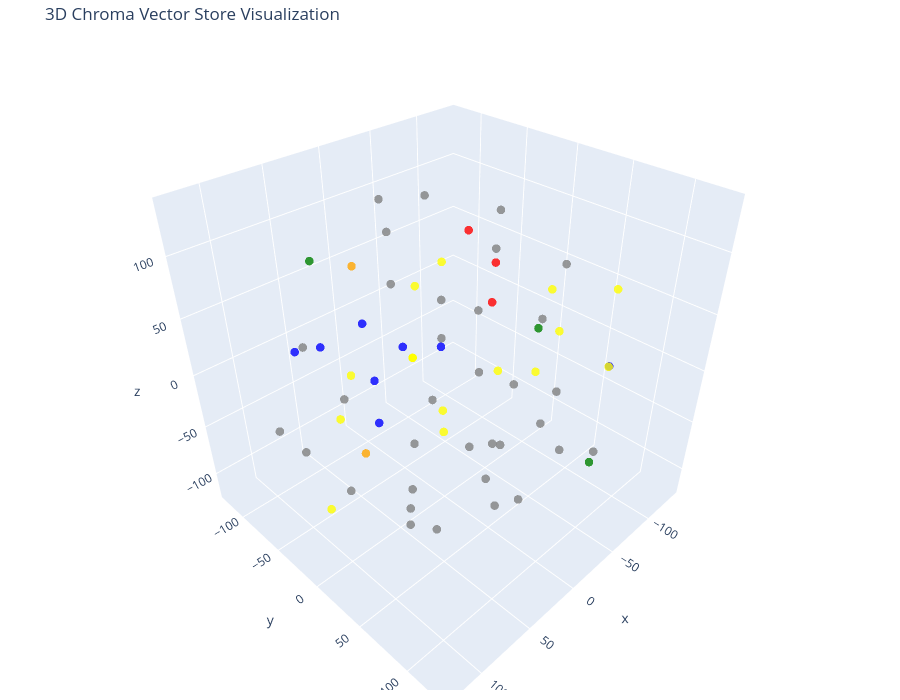

Notebook cell for this chart:
### Markdown cell above
### 📈 Step 21: Visualize Embeddings in 2D

**What this does:**
1. Reduces high-dimensional vectors to 2D using t-SNE
2. Creates interactive scatter plot colored by document type
3. Hover shows type + text preview

**Why it matters:**
- Validates embedding quality visually
- Similar chunks should cluster together
- Helps debug retrieval issues

### Code cell
tsne = TSNE(n_components=3, random_state=42)
reduced_vectors = tsne.fit_transform(vectors)

# Create the 3D scatter plot
fig = go.Figure(data=[go.Scatter3d(
    x=reduced_vectors[:, 0],
    y=reduced_vectors[:, 1],
    z=reduced_vectors[:, 2],
    mode='markers',
    marker=dict(size=5, color=colors, opacity=0.8),
    text=[f"Type: {t}<br>Text: {d[:100]}..." for t, d in zip(doc_types, documents)],
    hoverinfo='text'
)])

fig.update_layout(
    title='3D Chroma Vector Store Visualization',
    scene=dict(xaxis_title='x', yaxis_title='y', zaxis_title='z'),
    width=900,
    height=700,
    margin=dict(r=10, b=10, l=10, t=40)
)

fig.show()

### Figure 1 — Plotly figure (JSON) as saved in the notebook; plotly's stock layout.template omitted (floating-point values rounded to 4 significant figures)
{"data": [{"hoverinfo": "text", "marker": {"color": ["gray", "gray", "gray", "gray", "gray", "gray", "gray", "gray", "gray", "gray", "gray", "gray", "gray", "blue", "blue", "blue", "blue", "blue", "blue", "blue", "blue", "green", "green", "green", "red", "red", "red", "red", "red", "orange", "orange", "gray", "gray", "gray", "gray", "gray", "gray", "gray", "gray", "gray", "gray", "gray", "gray", "gray", "gray", "gray", "gray", "gray", "gray", "gray", "gray", "gray", "yellow", "yellow", "yellow", "yellow", "yellow", "yellow", "yellow", "yellow", "yellow", "yellow", "yellow", "yellow", "yellow", "yellow", "yellow", "yellow", "yellow", "yellow"], "opacity": 0.8, "size": 5}, "mode": "markers", "text": ["Type: certification<br>Text: Certification Overview\n\nThis section provides an overview of the individual's certifications, includ...", "Type: certification<br>Text: CERT-01: Data Science Certification\n\nThis certification covers core competencies in machine learning...", "Type: certification<br>Text: Core Competencies - CERT-01\n\nThis section highlights the individual's core competencies in machine l...", "Type: certification<br>Text: Practical Implementation - CERT-01\n\nThis section describes the individual's practical implementation...", "Type: certification<br>Text: CERT-02: Computer Vision Specialization\n\nThis certification covers core competencies in computer vis...", "Type: certification<br>Text: Core Competencies - CERT-02\n\nThis section highlights the individual's core competencies in computer ...", "Type: certification<br>Text: Practical Implementation - CERT-02\n\nThis section describes the individual's practical implementation...", "Type: certification<br>Text: CERT-03: Large Language Models Specialization\n\nThis certification covers core competencies in large ...", "Type: certification<br>Text: Core Competencies - CERT-03\n\nThis section highlights the individual's core competencies in large lan...", "Type: certification<br>Text: Practical Implementation - CERT-03\n\nThis section describes the individual's practical implementation...", "Type: certification<br>Text: CERT-04: MLOps Engineering\n\nThis certification covers core competencies in MLOps engineering, includ...", "Type: certification<br>Text: Core Competencies - CERT-04\n\nThis section highlights the individual's core competencies in MLOps eng...", "Type: certification<br>Text: Practical Implementation - CERT-04\n\nThis section describes the individual's practical implementation...", "Type: cv<br>Text: Professional Summary\n\nAhmed Pasha is an AI/ML Engineer with 1 year of professional experience specia...", "Type: cv<br>Text: Contact Information\n\nAhmed's contact information includes his email address, phone number, location,...", "Type: cv<br>Text: Work Experience\n\nAhmed has 1 year of experience as an AI/ML Engineer at Pavaman Technologies, specia...", "Type: cv<br>Text: Experience ID: EXP-01\n\nAhmed's role at Pavaman Technologies involves working on early plant disease ...", "Type: cv<br>Text: Programming Skills\n\nAhmed is proficient in Python for backend development, machine learning model bu...", "Type: cv<br>Text: Machine Learning & Deep Learning\n\nAhmed has hands-on experience in Convolutional Neural Networks (CN...", "Type: cv<br>Text: Tools & Frameworks\n\nAhmed has worked extensively with Streamlit, Flask, MongoDB, Git, ArcGIS, and ot...", "Type: cv<br>Text: Availability\n\nAhmed is seeking full-time or project-based opportunities in AI, ML, Computer Vision, ...", "Type: education<br>Text: Education Background - Bachelor of Computer Applications (BCA)\n\nOverview of the individual's Bachelo...", "Type: education<br>Text: Education Background - Diploma in Civil Engineering\n\nDetailed information about the individual's Dip...", "Type: education<br>Text: Education Background - General Information\n\n\n\n---...", "Type: goals<br>Text: Short-Term Goals (0–1 Year)\n\nThis section outlines short-term goals within a one-year timeframe, foc...", "Type: goals<br>Text: Mid-Term Goals (1–3 Years)\n\nThis section outlines mid-term goals within a three-year timeframe, focu...", "Type: goals<br>Text: Long-Term Goals (3–5 Years)\n\nThis section outlines long-term goals within a five-year timeframe, foc...", "Type: goals<br>Text: \n\n\n\n...", "Type: goals<br>Text: \n\n\n\n...", "Type: partime<br>Text: Bachelor Money Tracking Application Overview\n\nThis is a group expense management platform designed t...", "Type: partime<br>Text: Product Vision\n\nThe system eliminates confusion around expense ownership, expense splitting logic, o...", "Type: projects<br>Text: Total Projects Completed\n\nThis section displays the total number of projects completed by the indivi...", "Type: projects<br>Text: Project ID: PROJ-01\n\nThis section provides information about the first project, including its title,...", "Type: projects<br>Text: Overview of Project PROJ-01\n\nThis section provides an overview of the first project, describing its ...", "Type: projects<br>Text: Technology Stack for Project PROJ-01\n\nThis section lists the key technologies used in the first proj...", "Type: projects<br>Text: Core Responsibilities of Project PROJ-01\n\nThis section describes the core responsibilities involved ...", "Type: projects<br>Text: Key Achievements of Project PROJ-01\n\nThis section highlights the key achievements of the first proje...", "Type: projects<br>Text: Project ID: PROJ-02\n\nThis section provides information about the second project, including its title...", "Type: projects<br>Text: Overview of Project PROJ-02\n\nThis section provides an overview of the second project, describing its...", "Type: projects<br>Text: Technology Stack for Project PROJ-02\n\nThis section lists the key technologies used in the second pro...", "Type: projects<br>Text: Core Responsibilities of Project PROJ-02\n\nThis section describes the core responsibilities involved ...", "Type: projects<br>Text: Key Achievements of Project PROJ-02\n\nThis section highlights the key achievements of the second proj...", "Type: projects<br>Text: Project ID: PROJ-03\n\nThis section provides information about the third project, including its title,...", "Type: projects<br>Text: Overview of Project PROJ-03\n\nThis section provides an overview of the third project, describing its ...", "Type: projects<br>Text: Technology Stack for Project PROJ-03\n\nThis section lists the key technologies used in the third proj...", "Type: projects<br>Text: Core Responsibilities of Project PROJ-03\n\nThis section describes the core responsibilities involved ...", "Type: projects<br>Text: Key Achievements of Project PROJ-03\n\nThis section highlights the key achievements of the third proje...", "Type: projects<br>Text: Project ID: PROJ-04\n\nThis section provides information about the fourth project, including its title...", "Type: projects<br>Text: Overview of Project PROJ-04\n\nThis section provides an overview of the fourth project, describing its...", "Type: projects<br>Text: Technology Stack for Project PROJ-04\n\nThis section lists the key technologies used in the fourth pro...", "Type: projects<br>Text: Core Responsibilities of Project PROJ-04\n\nThis section describes the core responsibilities involved ...", "Type: projects<br>Text: Key Achievements of Project PROJ-04\n\nThis section highlights the key achievements of the fourth proj...", "Type: technical concetps<br>Text: Objective\n\nTo build a grounded, context-aware AI assistant capable of answering insurance-related qu...", "Type: technical concetps<br>Text: System Architecture\n\nThe InsureLLM pipeline follows a modular RAG architecture: Knowledge Base Prepa...", "Type: technical concetps<br>Text: Data Preparation\n\nCreated a structured domain-specific knowledge base, converted content into clean ...", "Type: technical concetps<br>Text: Chunking Strategy\n\nBalanced retrieval precision and contextual completeness by choosing a chunk size...", "Type: technical concetps<br>Text: Embedding & Vector Storage\n\nGenerated 768-dimensional embeddings using an optimized embedding model,...", "Type: technical concetps<br>Text: Retrieval Optimization\n\nTuned top-k retrieval with optimal k based on answer completeness, filtered ...", "Type: technical concetps<br>Text: Prompt Engineering\n\nImplemented structured prompts including clear system instruction, context bound...", "Type: technical concetps<br>Text: LLM Configuration\n\nTuned temperature for factual reliability (0.0–0.3), controlled max token output,...", "Type: technical concetps<br>Text: Evaluation Approach\n\nEvaluated system performance using manual relevance scoring, context adherence ...", "Type: technical concetps<br>Text: Outcome\n\nBuilt a fully functional domain-specific RAG assistant, improved factual reliability compar...", "Type: technical concetps<br>Text: Key Engineering Learnings\n\nRetrieval quality impacts response quality more than LLM size, proper chu...", "Type: technical concetps<br>Text: \n\n\n\n...", "Type: technical concetps<br>Text: \n\n\n\n...", "Type: technical concetps<br>Text: \n\n\n\n...", "Type: technical concetps<br>Text: \n\n\n\n...", "Type: technical concetps<br>Text: \n\n\n\n...", "Type: technical concetps<br>Text: Technical Concepts & Expertise\n\nThis section outlines the technical concepts and areas of expertise ...", "Type: technical concetps<br>Text: Technical Concepts & Expertise\n\nThis section continues to outline the technical concepts and areas o..."], "type": "scatter3d", "x": [-105.4, -67.73, -17.2, 8.084, -9.884, -132.9, 1.18, -57.51, -36.12, -70.08, 42.79, -1.307, 7.081, 21.97, 66.46, 45.75, -50.98, -24.3, -25.24, 61.99, 9.309, -134.8, 46.57, -11.01, -53.57, -84.18, -91.94, 32.43, 32.43, 58.98, 93.88, -91.15, 18.92, -8.457, -84.6, -46.24, 110.5, -62.78, -22.76, 113.8, 125.9, 64.17, -3.626, -5.944, 106.0, 69.29, -56.74, 71.78, 91.39, 29.78, 56.95, 55.9, 114.2, -20.52, -67.53, -0.9209, -112.9, -93.85, -66.73, 34.09, -98.52, 69.73, -50.32, 32.43, 32.43, 32.43, 32.43, 32.43, -30.51, -12.82], "y": [29.14, 64.21, 74.99, 65.32, 38.83, 7.336, 28.61, 102.2, -102.3, -10.82, 41.46, 67.04, 84.27, -56.73, -61.11, -24.39, 109.2, -28.04, -75.2, -104.0, -83.76, -17.64, -92.13, 128.4, -1.654, -26.19, -63.95, 1.52, 1.52, -25.47, 20.01, -50.24, -19.22, -45.7, -89.36, -62.04, 82.12, -3.679, 25.41, 29.28, -32.59, 94.16, -70.2, -23.94, -21.74, 62.49, -124.4, -32.73, -59.21, 115.4, 21.16, 103.5, 1.278, -22.83, -4.863, -118.9, 70.19, 34.56, 44.19, -91.48, 80.2, 70.49, 47.37, 1.52, 1.52, 1.52, 1.52, 1.52, -63.69, -14.66], "z": [-56.85, -77.22, 74.9, -24.53, 115.8, 46.63, -53.37, -48.99, 70.8, 108.0, 100.4, 25.58, -66.39, -23.87, 27.41, -34.48, 37.03, 0.504, -22.47, 0.4567, 12.24, -27.22, 79.05, -12.79, 40.18, 53.67, 66.41, 32.2, 32.2, 104.7, -7.182, -4.14, -119.2, -101.8, -47.94, -83.43, -16.79, -109.3, -105.2, 54.88, -0.1619, 83.09, 118.5, 134.6, 64.96, -67.21, 5.897, -93.81, -57.52, 37.16, -85.28, -23.91, -59.08, 79.25, -33.04, -62.36, 56.6, 12.03, 64.79, -76.5, -1.721, 27.46, 1.271, 32.2, 32.2, 32.2, 32.2, 32.2, 38.71, -50.0]}], "layout": {"height": 700, "margin": {"b": 10, "l": 10, "r": 10, "t": 40}, "scene": {"xaxis": {"title": {"text": "x"}}, "yaxis": {"title": {"text": "y"}}, "zaxis": {"title": {"text": "z"}}}, "title": {"text": "3D Chroma Vector Store Visualization"}, "width": 900}}
